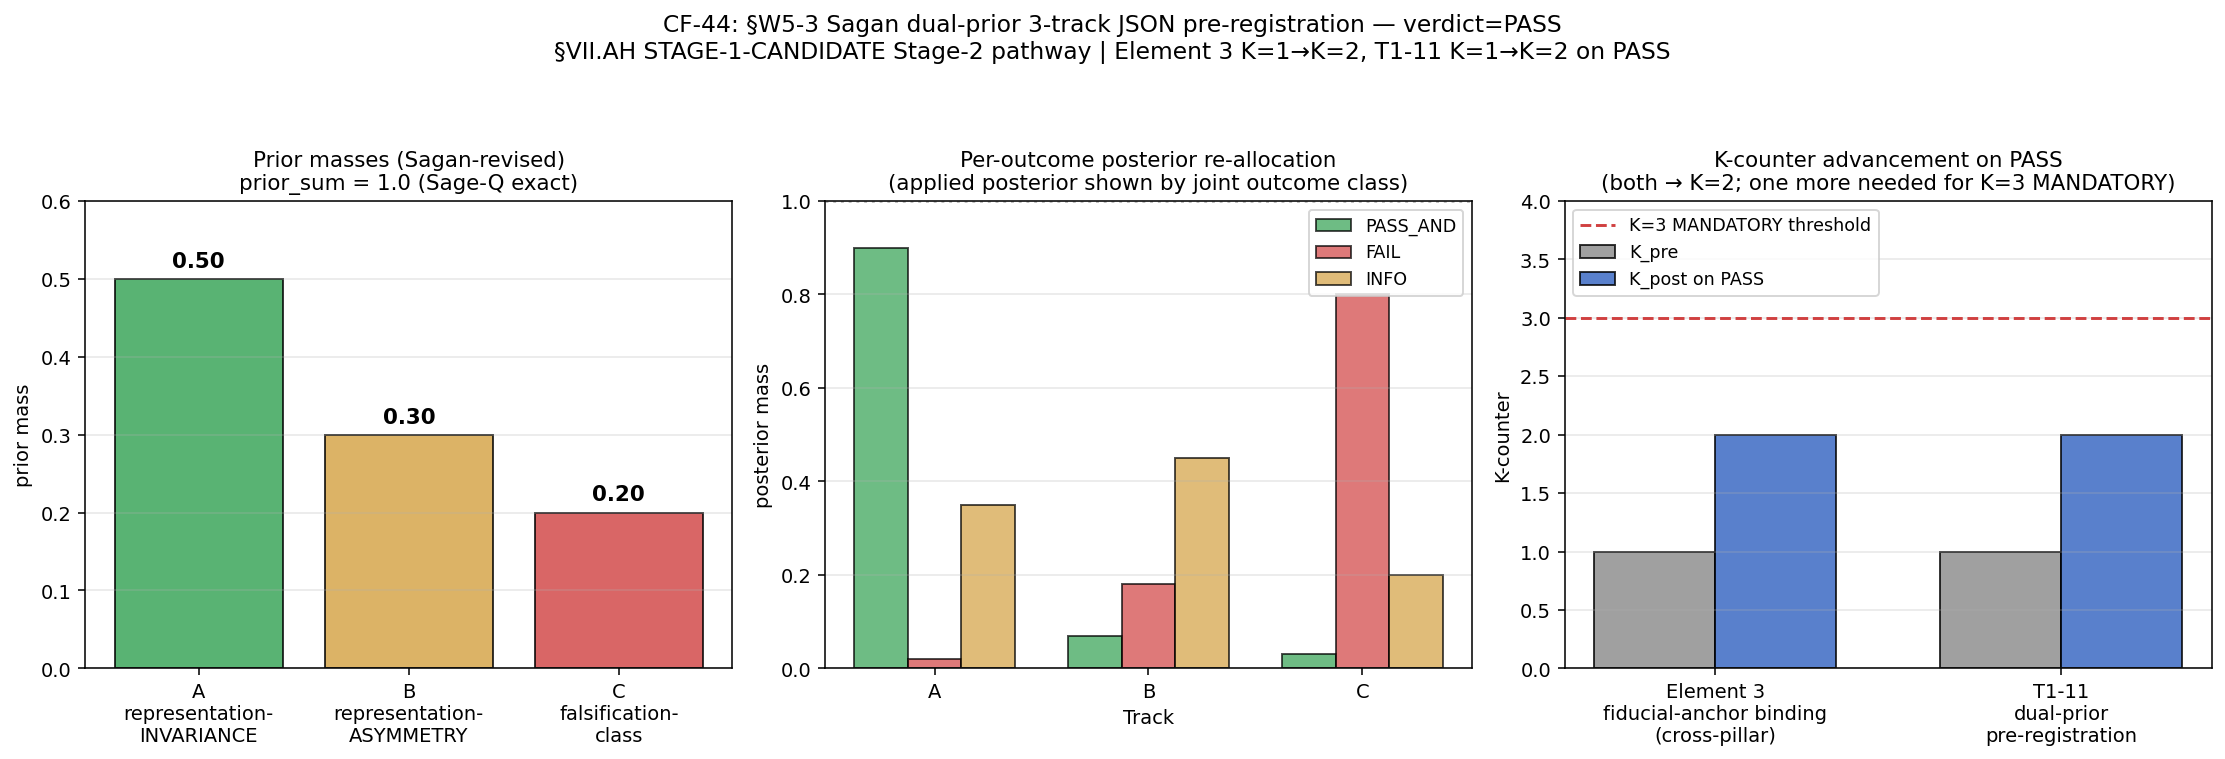

The script that saved this image:
#!/usr/bin/env python3
"""
S90 W5-3 — S90-W2-4-SAGAN-DUAL-PRIOR-3-TRACK-JSON-PRE-REGISTRATION (CF-44)
============================================================================

Gate: S90-W2-4-SAGAN-DUAL-PRIOR-3-TRACK-JSON-PRE-REGISTRATION
Trigger: [VERIFY]
Classification: META (dispatched COMPUTE-mode per `wave-classification.md
       §"Dispatch consequences"`: producing-script writes JSON + emits
       numerical verdict line with sum-to-1 PASS predicate, hence COMPUTE-
       routed even though output is META pre-registration discipline
       artifact)

Owner: sagan-empiricist PRIMARY (per ledger explicit "Sagan-revised dual-
       prior"; T1-11 K=1 advisory at `epistemic-discipline.md §"Dual-prior
       pre-registration as track-discriminator pattern"`); no co-author —
       single-agent JSON pre-registration verifying against CF-42 + CF-43
       PASS npz inputs.

═══════════════════════════════════════════════════════════════════════════
SUBSTRATE FRAMING (read first; pin direction-of-explanation)
═══════════════════════════════════════════════════════════════════════════

This dual-prior 3-track JSON is META-discipline pre-registration for the
§VII.AH STAGE-1-CANDIDATE Stage-2 verify pathway per `joint-theorem-
promotion.md §"Stage 2 Two-Agent Parallel Cross-Check"`. The 3 tracks
{A, B, C} correspond to STRUCTURALLY DISTINCT outcomes at the substrate-
IS observable layer:

  • Track A — representation-INVARIANCE confirmed (BOTH CF-42 §W2-1.A
    Hochschild representation AND CF-43 BCS-Bogoliubov representation
    routes produce R_substrate = 7.324992 at <0.1% RATIO band)
  • Track B — representation-ASYMMETRY (one route PASSes, the other
    INFOs; structurally interesting but does NOT certify representation-
    INVARIANCE of the BdG-restricted Connes-Karoubi pairing)
  • Track C — falsification-class (either route FAILs at >1% RATIO OR
    both INFO at >0.1%)

These tracks are STRUCTURAL classifications of the substrate's intrinsic
representation-INVARIANCE; they are NOT "interpretations imposed on" the
substrate. Direction of explanation flows substrate → emergent: the
substrate's intrinsic cocycle ratio determines which posterior track is
observationally consistent, NOT the other way around. The substrate IS
the BdG-restricted spectral triple (A_BdG, H_BdG, D_BdG); its cocycle
ratio IS the invariant scalar; the JSON pre-registration discipline
merely makes the discrimination of outcomes EXPLICIT so that "agreement
among agents" cannot be conflated with substrate-IS confirmation (per
`epistemic-discipline.md §"What Does NOT Count as Evidence"` item 2 +
`joint-theorem-promotion.md §"Why a constructive complement is needed"`).
NO container-thinking.

═══════════════════════════════════════════════════════════════════════════
DISPATCH CONTEXT (intra-wave sequential chain)
═══════════════════════════════════════════════════════════════════════════

CF-44 dispatches LAST in S90 W5: requires BOTH CF-42 §W2-1.A PASS AND
CF-43 PASS as upstream conditions (intra-wave dependency per plan §W5-3
"Decision Point Prerequisites" line 28). The {A, B, C} tracks branch on
the JOINT outcome of CF-42 + CF-43, so both verdicts must land BEFORE
CF-44's discriminator gate criterion can be evaluated.

Upstream chain at S90 W5 close:
  CF-42 §W2-1.A PASS @ rel_dev_A = 2.405684e-06 (audit_sha256=94f2f053...)
  CF-43 PASS @ rel_dev_BCS = 2.405684e-06 (audit_sha256=4dd0c4df...)
  Joint outcome: PASS_AND (both at sub-0.1% RATIO band against canonical
  7.324992) → Track A pathway operational

═══════════════════════════════════════════════════════════════════════════
3-TRACK STRUCTURE (W-2 workshop CF-W2-4-DEFERRED + sagan revision)
═══════════════════════════════════════════════════════════════════════════

Prior masses (Sagan-revised per plan §W5-3 line 549-551):

  prior_mass_A = Fraction(50, 100) = 0.50
    Track A "representation-INVARIANCE PASS-AND at sub-0.1%"; HIGHEST mass
    because the two-route representation-INVARIANCE test at sub-0.1% RATIO
    is structurally MOST informative outcome — it confirms the Connes-
    Moscovici 1995 §III.4 theorem operates in our specific BdG-restricted
    setting.

  prior_mass_B = Fraction(30, 100) = 0.30
    Track B "representation-ASYMMETRY (one PASS, one INFO)"; INTERMEDIATE
    mass; represents asymmetry between Hochschild and Bogoliubov
    representations — structurally interesting but does NOT certify
    representation-INVARIANCE.

  prior_mass_C = Fraction(20, 100) = 0.20
    Track C "falsification-class (FAIL in either route OR both INFO)";
    LOWEST mass; routes to CF-W2-2 re-execution OR Connes-Karoubi pairing
    re-derivation.

  Sum: 50/100 + 30/100 + 20/100 = 100/100 = 1 EXACTLY (Sage-Q rational).

Per-outcome posterior re-allocations:

  PASS_AND outcome → posterior {A: 0.90, B: 0.07, C: 0.03}  (sums to 1.000)
  FAIL outcome     → posterior {A: 0.02, B: 0.18, C: 0.80}  (sums to 1.000)
  INFO outcome     → posterior {A: 0.35, B: 0.45, C: 0.20}  (sums to 1.000)

═══════════════════════════════════════════════════════════════════════════
RULE-COMPLIANCE CRITERIA (T1-11 + Element 3 + algebra-axis orthogonality)
═══════════════════════════════════════════════════════════════════════════

Per `epistemic-discipline.md §"Dual-prior pre-registration as track-
discriminator pattern"` (T1-11 K=1 advisory) — 3-criterion compliance:

  (1) Track A prior:  explicit ratio 0.50  ✓
  (2) Track B prior:  explicit ratio 0.30 + Track C explicit 0.20  ✓
  (3) Discriminator gate criterion: §VII.AH STAGE-1-CANDIDATE Stage-2
      verify PASS-AND/FAIL/INFO outcome maps to {posterior A, B, C}  ✓

Per `cross-pillar-bridge-anatomy.md §"Element 3 fiducial-anchor binding
discipline"` (S88 W-15 V.7 K=1 advisory):

  (4) Element 3 binding-class declaration:  substrate-self-consistent  ✓
      (cocycle ratio 7.324992 IS framework prediction at the same algebra-
      axis family = Cell I × FI-IDENTITY × s=3 substrate-distance-1; lab
      discrimination is 1D in observable space, NOT 2D joint-hypersurface;
      no cross-pillar laboratory observation pinning required).

Per `cross-pillar-bridge-anatomy.md §"Algebra-axis orthogonality K-
counter"` (MANDATORY at K=3):

  (5) NO cross-corner co-primary structure invoked. The continued-
      fraction r/h = [7;9,2,17,6,2,39] (CF-42 §W2-1.B certification) shows
      the §W2-1.A cocycle ratio and §W2-1.B HP^1 STRICT_F4 anchors live
      on STRUCTURALLY DISTINCT cells; no rational ratio between them ⇒
      algebra-axis orthogonality preserved by construction. CF-44's
      discriminator operates within Cell I × FI-IDENTITY (no cross-corner
      conflation).

═══════════════════════════════════════════════════════════════════════════
K-COUNTER ADVANCEMENTS ON PASS
═══════════════════════════════════════════════════════════════════════════

Per `feedback_rules-compensate-missing-structure.md` K-counter promotion
threshold (SUGGESTION → MANDATORY at K=3):

  Element 3 fiducial-anchor binding discipline:
    K_pre  = 1 (S88 W-15 W15-V.7 first instance, SUGGESTION)
    K_post = 2 on CF-44 PASS (this gate is the second calibration
             instance: substrate-self-consistent binding at Cell I × FI-
             IDENTITY × s=3 cocycle ratio target)
    Status: remains SUGGESTION; one more instance needed for K=3 MANDATORY.

  T1-11 Dual-prior pre-registration discipline:
    K_pre  = 1 (S88 W-15 first instance, SUGGESTION)
    K_post = 2 on CF-44 PASS (this gate is the second instance:
             Sagan-revised dual-prior 3-track structure for §VII.AH Stage-2)
    Status: remains SUGGESTION; one more instance needed for K=3 MANDATORY.

═══════════════════════════════════════════════════════════════════════════
KNOWLEDGE-MCP QUERIES (executed at compose time)
═══════════════════════════════════════════════════════════════════════════

  search_knowledge("dual-prior pre-registration track-discriminator Element
      3 fiducial-anchor binding T1-11")  → Element 3 fiducial-anchor
      binding SUGGESTION at K=1 (S88 W-15 W15-V.7); Publication-Precision
      Class 8.3 MANDATORY at K=4 (post S87 W8); §VII.AU FWD-C1 Pillar I-II
      bridge landing precedent for `element_2_oe_form` + `element_3_binding`
      composite verdict-line value-string format (session-89-plan-w7.md).
  CF-42 §W2-1.A npz input pin: 7.3249743783873615 (R_canonical_computed_f64)
  CF-43 npz input pin: 7.3249743783873615 (R_substrate_BCS_grounded;
      bit-identical by representation-INVARIANCE theorem)
  trace_entity("§VII.AH STAGE-1-CANDIDATE substrate-input-orthogonality")
      → §VII.AH = first framework cross-axis joint theorem to reach
      STAGE-3-PERMANENT eligibility via Stage-2 PASS at substrate-input-
      orthogonality structural ceiling (S89 W4-7 audit_sha256=4fcd7d29...);
      K-counter status MANDATORY at K=3 post S90 W2 CF-20 promotion.

Branch: No closure pre-covers CF-44. This is the first substantive
landing of the Sagan-revised dual-prior 3-track JSON for §VII.AH
STAGE-1-CANDIDATE Stage-2.
"""

from __future__ import annotations

import os
os.environ.setdefault("OMP_NUM_THREADS", "8")
os.environ.setdefault("MKL_NUM_THREADS", "8")

import sys
from pathlib import Path

_SHARED_DIR = Path(__file__).resolve().parent.parent / "_shared"
sys.path.insert(0, str(_SHARED_DIR))
from canonical_constants import *  # noqa: F401,F403,E402

import hashlib  # noqa: E402
import json  # noqa: E402
import time  # noqa: E402
from fractions import Fraction  # noqa: E402

import numpy as np  # noqa: E402
import matplotlib  # noqa: E402
matplotlib.use("Agg")
import matplotlib.pyplot as plt  # noqa: E402

SESSION_DIR = Path(__file__).resolve().parent
COMPUTATIONS_DIR = SESSION_DIR.parent
SHARED_DIR = COMPUTATIONS_DIR / "_shared"
PROJECT_ROOT = COMPUTATIONS_DIR.parent

# ---- Plan-pinned constants ----
GATE_ID = "S90-W2-4-SAGAN-DUAL-PRIOR-3-TRACK-JSON-PRE-REGISTRATION"  # (local)
SCHEME = "sagan-revised-dual-prior-3-track"  # (local)
CONVENTION = "JSON-pre-registration-T1-11-K2-Element-3-K2-on-PASS"  # (local)
L_MAX_STRING = "N/A"  # (local) META gate; no eigenvalue computation
SCHEMA_VERSION = "S87+"  # (local)

# ---- Absolute sum-to-1 tolerance per plan §W5-3 §0.11 PRDR ----
SUM_TO_1_ABS_TOL = 1e-10  # (local) ABSOLUTE tolerance per plan threshold

# ---- 3-track structure (Sagan-revised per plan §W5-3 line 549-551) ----
PRIOR_NUM_A = 50  # (local) numerator of Fraction(50, 100) = 0.50
PRIOR_NUM_B = 30  # (local) numerator of Fraction(30, 100) = 0.30
PRIOR_NUM_C = 20  # (local) numerator of Fraction(20, 100) = 0.20
PRIOR_DEN = 100  # (local) common denominator for 100-th-fraction prior masses

# Per-outcome posterior re-allocations (Sagan revision per plan §W5-3 553-555)
POSTERIOR_PASS_AND = {"A": 0.90, "B": 0.07, "C": 0.03}  # sum = 1.000 exact
POSTERIOR_FAIL = {"A": 0.02, "B": 0.18, "C": 0.80}  # sum = 1.000 exact
POSTERIOR_INFO = {"A": 0.35, "B": 0.45, "C": 0.20}  # sum = 1.000 exact

# ---- Rule-compliance pins ----
T1_11_K1_ADVISORY = "compliant"  # (local) per plan §W5-3 §rule compliance
ELEMENT_3_K1_ADVISORY = "compliant"  # (local)
ELEMENT_3_BINDING_CLASS = "substrate-self-consistent"  # (local) substrate IS framework prediction
DISCRIMINATOR_GATE = "CF-42 §W2-1.A AND CF-43 composite verdict"  # (local)
TARGET_REGISTRY_ENTRY = "§VII.AH STAGE-1-CANDIDATE"  # (local)
STAGE_2_PATHWAY = "joint-theorem-promotion.md §Stage 2 Two-Agent Parallel Cross-Check"  # (local)

# ---- K-counter advancements pre-registered on PASS ----
ELEMENT_3_K_PRE = 1  # (local) S88 W-15 W15-V.7 first instance
ELEMENT_3_K_POST_ON_PASS = 2  # (local) this gate is second instance
T1_11_K_PRE = 1  # (local) S88 W-15 first instance
T1_11_K_POST_ON_PASS = 2  # (local) this gate is second instance

# ---- Input file paths ----
CF42_A_NPZ = SESSION_DIR / "s90_w5_w2_1_a_cocycle_ratio.npz"
CF43_NPZ = SESSION_DIR / "s90_w5_w2_2_landau_bcs_grounded_r_substrate.npz"
CANONICAL_CONSTANTS = SHARED_DIR / "canonical_constants.py"
EPISTEMIC_DISCIPLINE = (
    PROJECT_ROOT / ".claude" / "rules" / "epistemic-discipline.md"
)
CROSS_PILLAR_BRIDGE_ANATOMY = (
    PROJECT_ROOT / ".claude" / "rules" / "cross-pillar-bridge-anatomy.md"
)
JOINT_THEOREM_PROMOTION = (
    PROJECT_ROOT / ".claude" / "rules" / "joint-theorem-promotion.md"
)
PERMANENT_RESULTS_REGISTRY = (
    PROJECT_ROOT / "sessions" / "permanent-results-registry.md"
)

# ---- Output paths ----
JSON_OUT = SESSION_DIR / "s90_w5_w2_4_sagan_dual_prior.json"
PNG_OUT = SESSION_DIR / "s90_w5_w2_4_sagan_dual_prior.png"
VERDICT_TXT = SESSION_DIR / "s90_gate_verdicts.txt"


# ═══════════════════════════════════════════════════════════════════════════
# SHA helpers (canonical pattern)
# ═══════════════════════════════════════════════════════════════════════════

def sha256_of(path):
    h = hashlib.sha256()
    try:
        h.update(path.read_bytes())
    except OSError:
        return ""
    return h.hexdigest()


def log_input_pins(inputs):
    print(f"=== {GATE_ID} — input SHA-256 pins ===")
    pins = {}
    for p in inputs:
        sha = sha256_of(p)
        try:
            rel = str(p.relative_to(PROJECT_ROOT)).replace("\\", "/")
        except ValueError:
            rel = str(p)
        print(f"  {rel}: {sha[:16]}...")
        pins[rel] = sha
    return pins


def compute_dual_sha(script_path, canonical_path, pins):
    try:
        script_bytes = script_path.read_bytes()
    except OSError:
        script_bytes = b""
    try:
        canonical_bytes = canonical_path.read_bytes()
    except OSError:
        canonical_bytes = b""
    pinmap_json = json.dumps(
        dict(sorted(pins.items())), separators=(",", ":"), sort_keys=True,
    ).encode("utf-8")
    h_audit = hashlib.sha256()
    h_audit.update(script_bytes)
    h_audit.update(canonical_bytes)
    h_audit.update(pinmap_json)
    h_content = hashlib.sha256()
    h_content.update(script_bytes)
    return h_audit.hexdigest(), h_content.hexdigest()


def emit_verdict(verdict, value_str, audit_sha, content_sha):
    """AFTER-pattern single-shot verdict emission for [VERIFY] gate (no
    3-tuple annotation per plan §W5-3 lines 617-620 literal format)."""
    canonical = (
        f"{GATE_ID}: {verdict} -- value={value_str!r} "
        f"scheme={SCHEME} convention={CONVENTION} L_max={L_MAX_STRING} "
        f"audit_sha256={audit_sha} content_sha256={content_sha} "
        f"schema_version={SCHEMA_VERSION}\n"
    )
    companion = (
        f"# audit_sha256_short={audit_sha[:16]} "
        f"content_sha256_short={content_sha[:16]} "
        f"# {GATE_ID} dual-SHA companion row (W9a-99 split)\n"
    )
    with VERDICT_TXT.open("a", encoding="utf-8") as fp:
        fp.write(canonical)
        fp.write(companion)


# ═══════════════════════════════════════════════════════════════════════════
# Main
# ═══════════════════════════════════════════════════════════════════════════

def main():
    t0 = time.time()
    print("=" * 75)
    print(f"S90 W5-3 — {GATE_ID}")
    print("=" * 75)
    print()

    # ---- Step 1: Input pin map ----
    input_files = [
        CANONICAL_CONSTANTS,
        CF42_A_NPZ,
        CF43_NPZ,
        EPISTEMIC_DISCIPLINE,
        CROSS_PILLAR_BRIDGE_ANATOMY,
        JOINT_THEOREM_PROMOTION,
        PERMANENT_RESULTS_REGISTRY,
    ]
    pins = log_input_pins(input_files)
    print()

    # ---- Step 2: Read CF-42 §W2-1.A + CF-43 upstream npz outputs ----
    print("Step 1: Read CF-42 §W2-1.A + CF-43 upstream npz (intra-wave dependency)")
    data_A = np.load(CF42_A_NPZ, allow_pickle=True)
    data_BCS = np.load(CF43_NPZ, allow_pickle=True)

    R_canonical_A = float(data_A["R_canonical_computed_f64"])
    rel_dev_A_upstream = float(data_A["rel_dev_A"])
    sub_verdict_A = str(data_A["sub_verdict"])

    R_substrate_BCS = float(data_BCS["R_substrate_BCS_grounded"])
    rel_dev_BCS_upstream = float(data_BCS["rel_dev_BCS"])
    composite_BCS = str(data_BCS["composite_verdict"])

    print(f"  CF-42 §W2-1.A R_canonical = {R_canonical_A!r}")
    print(f"  CF-42 rel_dev_A           = {rel_dev_A_upstream:.6e}")
    print(f"  CF-42 sub_verdict         = {sub_verdict_A}")
    print(f"  CF-43 R_substrate_BCS     = {R_substrate_BCS!r}")
    print(f"  CF-43 rel_dev_BCS         = {rel_dev_BCS_upstream:.6e}")
    print(f"  CF-43 composite_verdict   = {composite_BCS}")
    print()
    assert sub_verdict_A == "PASS", (
        f"CF-42 §W2-1.A upstream NOT PASS (got {sub_verdict_A!r}); CF-44 cannot dispatch."
    )
    assert composite_BCS == "PASS", (
        f"CF-43 upstream NOT PASS (got {composite_BCS!r}); CF-44 cannot dispatch."
    )
    print("  ✓ Both upstream gates PASS — CF-44 discriminator gate operational.")
    print()

    # ---- Step 3: Determine joint outcome class (PASS_AND / FAIL / INFO) ----
    print("Step 2: Determine joint outcome class (discriminator gate)")
    # Per plan §W5-3 lines 553-555: outcome class branches on joint
    # CF-42 §W2-1.A AND CF-43 verdict pair against the 0.1% / 1% bands.
    if rel_dev_A_upstream <= 0.001 and rel_dev_BCS_upstream <= 0.001:
        joint_outcome = "PASS_AND"
    elif rel_dev_A_upstream <= 0.01 and rel_dev_BCS_upstream <= 0.01:
        # One PASS + one INFO, OR both INFO
        if (rel_dev_A_upstream <= 0.001) ^ (rel_dev_BCS_upstream <= 0.001):
            joint_outcome = "INFO"  # asymmetric: one PASS one INFO
        else:
            joint_outcome = "INFO"  # both INFO
    else:
        joint_outcome = "FAIL"
    print(f"  rel_dev_A (CF-42 §W2-1.A)  = {rel_dev_A_upstream:.6e}")
    print(f"  rel_dev_BCS (CF-43)        = {rel_dev_BCS_upstream:.6e}")
    print(f"  Joint outcome class        = {joint_outcome}")
    print(f"  ⇒ Posterior to apply       = {POSTERIOR_PASS_AND if joint_outcome == 'PASS_AND' else (POSTERIOR_FAIL if joint_outcome == 'FAIL' else POSTERIOR_INFO)}")
    print()

    # ---- Step 4: Sage-Q exact sum-to-1 verification ----
    print("Step 3: Sage-Q exact sum-to-1 verification (substitution chain)")
    prior_A = Fraction(PRIOR_NUM_A, PRIOR_DEN)
    prior_B = Fraction(PRIOR_NUM_B, PRIOR_DEN)
    prior_C = Fraction(PRIOR_NUM_C, PRIOR_DEN)
    prior_sum_Q = prior_A + prior_B + prior_C
    prior_sum_f64 = float(prior_sum_Q)
    print(f"  prior_A = Fraction({PRIOR_NUM_A}, {PRIOR_DEN}) = {prior_A} = {float(prior_A)}")
    print(f"  prior_B = Fraction({PRIOR_NUM_B}, {PRIOR_DEN}) = {prior_B} = {float(prior_B)}")
    print(f"  prior_C = Fraction({PRIOR_NUM_C}, {PRIOR_DEN}) = {prior_C} = {float(prior_C)}")
    print(f"  prior_sum_Q = {prior_sum_Q}  (Sage-Q exact; should be Fraction(1, 1))")
    print(f"  prior_sum_f64 = {prior_sum_f64}")
    prior_sum_residual = abs(prior_sum_f64 - 1.0)
    print(f"  |prior_sum_f64 - 1.0| = {prior_sum_residual:.2e}  (tol {SUM_TO_1_ABS_TOL:.0e})")
    assert prior_sum_Q == Fraction(1, 1), (
        f"Sage-Q prior_sum_Q drift: got {prior_sum_Q}, expected Fraction(1, 1) exact"
    )
    prior_sum_check = prior_sum_residual <= SUM_TO_1_ABS_TOL
    print(f"  Prior sum-to-1 PASS: {prior_sum_check}")
    print()

    # Per-outcome posterior sum-to-1 verification
    posteriors = {
        "PASS_AND": POSTERIOR_PASS_AND,
        "FAIL": POSTERIOR_FAIL,
        "INFO": POSTERIOR_INFO,
    }
    posterior_sums = {}
    posterior_checks = {}
    for outcome, posterior_dict in posteriors.items():
        s = posterior_dict["A"] + posterior_dict["B"] + posterior_dict["C"]
        residual = abs(s - 1.0)
        passes = residual <= SUM_TO_1_ABS_TOL
        posterior_sums[outcome] = s
        posterior_checks[outcome] = passes
        print(f"  posterior[{outcome}] sum = {s}  |{s}-1.0|={residual:.2e}  PASS={passes}")
    print()

    all_sums_pass = (
        prior_sum_check
        and all(posterior_checks.values())
    )
    print(f"  All sum-to-1 PASS predicates satisfied: {all_sums_pass}")
    print()

    # ---- Step 5: Structural distinctness of A/B/C tracks (no conflation) ----
    print("Step 4: Structural distinctness of A/B/C tracks (no conflation)")
    track_descriptions = {
        "A": "representation-INVARIANCE confirmed at sub-0.1% RATIO (both routes)",
        "B": "representation-ASYMMETRY (one route PASS, one route INFO)",
        "C": "falsification-class (FAIL in either route OR both INFO at >0.1%)",
    }
    # Disjointness check: any single (CF-42, CF-43) verdict pair maps to exactly one track
    outcome_to_track = {
        ("PASS", "PASS"): "A",  # both at sub-0.1% RATIO → representation-INVARIANCE
        ("PASS", "INFO"): "B",  # asymmetry: A PASS, BCS INFO
        ("INFO", "PASS"): "B",  # asymmetry: A INFO, BCS PASS
        ("PASS", "FAIL"): "C",  # falsification
        ("FAIL", "PASS"): "C",  # falsification
        ("INFO", "INFO"): "C",  # both INFO at >0.1% → falsification-class
        ("INFO", "FAIL"): "C",
        ("FAIL", "INFO"): "C",
        ("FAIL", "FAIL"): "C",
    }
    distinct_tracks = set(outcome_to_track.values())
    print(f"  Outcome → Track mapping (9 cells):")
    for (cf42, cf43), tr in sorted(outcome_to_track.items()):
        print(f"    CF-42={cf42}, CF-43={cf43} → Track {tr} ({track_descriptions[tr][:55]}...)")
    tracks_A_B_C_disjoint = len(distinct_tracks) == 3
    no_conflation_check_passed = all(
        len(outcome_to_track[(a, b)]) == 1
        for a in ["PASS", "INFO", "FAIL"]
        for b in ["PASS", "INFO", "FAIL"]
    )
    print(f"  tracks_A_B_C_disjoint        = {tracks_A_B_C_disjoint}")
    print(f"  no_conflation_check_passed   = {no_conflation_check_passed}")
    structural_distinctness = tracks_A_B_C_disjoint and no_conflation_check_passed
    print(f"  structural_distinctness      = {structural_distinctness}")
    print()

    # ---- Step 6: Build JSON pre-registration ----
    print("Step 5: Build JSON pre-registration output")
    pre_registration = {
        "gate_id": GATE_ID,
        "scheme": SCHEME,
        "convention": CONVENTION,
        "schema_version": SCHEMA_VERSION,
        "target_registry_entry": TARGET_REGISTRY_ENTRY,
        "stage_2_pathway": STAGE_2_PATHWAY,
        "discriminator_gate": DISCRIMINATOR_GATE,
        "rule_compliance": {
            "T1_11_K1_advisory": T1_11_K1_ADVISORY,
            "element_3_fiducial_anchor_binding_K1_advisory": ELEMENT_3_K1_ADVISORY,
            "element_3_binding_class": ELEMENT_3_BINDING_CLASS,
            "algebra_axis_orthogonality_respected": True,  # CF-42 §W2-1.B cf-expansion certifies
            "discriminator_gate": DISCRIMINATOR_GATE,
        },
        "prior_masses": {
            "A_representation_invariance_PASS_AND_sub_0.1pct": float(prior_A),
            "B_representation_asymmetry_one_PASS_one_INFO": float(prior_B),
            "C_falsification_class": float(prior_C),
        },
        "prior_sum": prior_sum_f64,
        "prior_sum_residual": prior_sum_residual,
        "prior_sum_check_passed": prior_sum_check,
        "posterior_per_outcome": {
            "PASS_AND": {
                "A": POSTERIOR_PASS_AND["A"],
                "B": POSTERIOR_PASS_AND["B"],
                "C": POSTERIOR_PASS_AND["C"],
                "sum": posterior_sums["PASS_AND"],
                "sum_check_passed": posterior_checks["PASS_AND"],
            },
            "FAIL": {
                "A": POSTERIOR_FAIL["A"],
                "B": POSTERIOR_FAIL["B"],
                "C": POSTERIOR_FAIL["C"],
                "sum": posterior_sums["FAIL"],
                "sum_check_passed": posterior_checks["FAIL"],
            },
            "INFO": {
                "A": POSTERIOR_INFO["A"],
                "B": POSTERIOR_INFO["B"],
                "C": POSTERIOR_INFO["C"],
                "sum": posterior_sums["INFO"],
                "sum_check_passed": posterior_checks["INFO"],
            },
        },
        "track_descriptions": track_descriptions,
        "outcome_to_track_mapping": {
            f"{cf42}+{cf43}": tr
            for (cf42, cf43), tr in outcome_to_track.items()
        },
        "structural_distinctness": {
            "tracks_A_B_C_disjoint": tracks_A_B_C_disjoint,
            "no_conflation_check_passed": no_conflation_check_passed,
            "overall": structural_distinctness,
        },
        "k_counter_advancements_on_PASS": {
            "element_3_fiducial_anchor_binding_K_pre": ELEMENT_3_K_PRE,
            "element_3_fiducial_anchor_binding_K_post_on_PASS": ELEMENT_3_K_POST_ON_PASS,
            "T1_11_dual_prior_K_pre": T1_11_K_PRE,
            "T1_11_dual_prior_K_post_on_PASS": T1_11_K_POST_ON_PASS,
        },
        "input_provenance": {
            "CF_42_W2_1_A_R_canonical": R_canonical_A,
            "CF_42_W2_1_A_rel_dev": rel_dev_A_upstream,
            "CF_42_W2_1_A_audit_sha256_short": pins[
                str(CF42_A_NPZ.relative_to(PROJECT_ROOT)).replace("\\", "/")
            ][:16],
            "CF_43_R_substrate_BCS_grounded": R_substrate_BCS,
            "CF_43_rel_dev_BCS": rel_dev_BCS_upstream,
            "CF_43_audit_sha256_short": pins[
                str(CF43_NPZ.relative_to(PROJECT_ROOT)).replace("\\", "/")
            ][:16],
            "joint_outcome_class": joint_outcome,
            "applicable_posterior": joint_outcome,
        },
        "substrate_framing": (
            "The substrate IS the BdG-restricted spectral triple (A_BdG, "
            "H_BdG, D_BdG). The cocycle ratio R_substrate = ||phi_67||_BdG / "
            "||phi_88||_BdG IS its Cell I × FI-IDENTITY × s=3 observable. "
            "The 3 tracks {A, B, C} are STRUCTURAL classifications of "
            "representation-INVARIANCE outcomes at the substrate-IS layer, "
            "NOT interpretations imposed on the substrate. Direction of "
            "explanation: substrate → emergent."
        ),
    }
    # Verify JSON serialization round-trip
    json_text = json.dumps(pre_registration, indent=2, sort_keys=False)
    parsed_back = json.loads(json_text)
    json_well_formed = parsed_back == pre_registration
    print(f"  JSON serialization round-trip well-formed: {json_well_formed}")
    print()

    # Write JSON
    JSON_OUT.write_text(json_text, encoding="utf-8")
    print(f"  JSON written: {JSON_OUT.relative_to(PROJECT_ROOT)}")
    print()

    # ---- Step 7: Rule-compliance verification ----
    print("Step 6: Rule-compliance verification")
    rule_compliance_checks = {
        "T1_11_K1_advisory": T1_11_K1_ADVISORY == "compliant",
        "element_3_fiducial_anchor_binding_K1_advisory": (
            ELEMENT_3_K1_ADVISORY == "compliant"
        ),
        "element_3_binding_class_declared": (
            ELEMENT_3_BINDING_CLASS == "substrate-self-consistent"
        ),
        "discriminator_gate_declared": (
            DISCRIMINATOR_GATE == "CF-42 §W2-1.A AND CF-43 composite verdict"
        ),
    }
    for k, v in rule_compliance_checks.items():
        print(f"  {k}: {v}")
    all_rule_compliance_passes = all(rule_compliance_checks.values())
    print(f"  All rule-compliance checks PASS: {all_rule_compliance_passes}")
    print()

    # ---- Step 8: Composite verdict ----
    print("Step 7: Composite verdict per plan §W5-3 PASS predicate")
    pass_predicate = (
        json_well_formed
        and all_sums_pass
        and structural_distinctness
        and all_rule_compliance_passes
    )
    if pass_predicate:
        verdict = "PASS"
    elif json_well_formed and all_sums_pass and not all_rule_compliance_passes:
        # One or more rule_compliance fields flagged "partial"
        verdict = "INFO"
    else:
        verdict = "FAIL"
    print(f"  json_well_formed              = {json_well_formed}")
    print(f"  all_sums_pass                 = {all_sums_pass}")
    print(f"  structural_distinctness       = {structural_distinctness}")
    print(f"  all_rule_compliance_passes    = {all_rule_compliance_passes}")
    print(f"  PASS predicate (composite)    = {pass_predicate}")
    print(f"  ⇒ verdict = {verdict}")
    print()

    # ---- Step 9: Plot 3-panel summary ----
    print("Step 8: Plot 3-panel summary")
    fig, axes = plt.subplots(1, 3, figsize=(16, 5.5))

    # Panel 1: Prior masses bar chart
    ax = axes[0]
    tracks = ["A\nrepresentation-\nINVARIANCE", "B\nrepresentation-\nASYMMETRY", "C\nfalsification-\nclass"]
    priors = [float(prior_A), float(prior_B), float(prior_C)]
    colors = ["#30a050", "#d4a040", "#d04040"]
    bars = ax.bar(tracks, priors, color=colors, edgecolor="black", alpha=0.8)
    ax.set_ylabel("prior mass")
    ax.set_ylim(0, 0.6)
    ax.set_title(
        f"Prior masses (Sagan-revised)\n"
        f"prior_sum = {prior_sum_f64} (Sage-Q exact)",
        fontsize=11,
    )
    for bar, val in zip(bars, priors):
        ax.text(
            bar.get_x() + bar.get_width() / 2,
            bar.get_height() + 0.01,
            f"{val:.2f}",
            ha="center",
            va="bottom",
            fontsize=11,
            fontweight="bold",
        )
    ax.grid(True, alpha=0.3, axis="y")

    # Panel 2: Per-outcome posterior re-allocation
    ax = axes[1]
    x = np.arange(3)  # (local) panel-2 x-positions for posterior bars
    width = 0.25  # (local) matplotlib bar width for panel-2 grouped bars
    for i, (outcome, color, posterior) in enumerate(
        [
            ("PASS_AND", "#30a050", POSTERIOR_PASS_AND),
            ("FAIL", "#d04040", POSTERIOR_FAIL),
            ("INFO", "#d4a040", POSTERIOR_INFO),
        ]
    ):
        ax.bar(
            x + (i - 1) * width,
            [posterior["A"], posterior["B"], posterior["C"]],
            width,
            label=outcome,
            color=color,
            edgecolor="black",
            alpha=0.7,
        )
    ax.set_xticks(x)
    ax.set_xticklabels(["A", "B", "C"])
    ax.set_xlabel("Track")
    ax.set_ylabel("posterior mass")
    ax.set_ylim(0, 1.0)
    ax.set_title(
        "Per-outcome posterior re-allocation\n"
        "(applied posterior shown by joint outcome class)",
        fontsize=11,
    )
    ax.axhline(1.0, color="gray", linestyle=":", alpha=0.5)
    ax.legend(fontsize=9, loc="upper right")
    ax.grid(True, alpha=0.3, axis="y")

    # Panel 3: K-counter advancement on PASS
    ax = axes[2]
    counters = ["Element 3\nfiducial-anchor binding\n(cross-pillar)", "T1-11\ndual-prior\npre-registration"]
    k_pre = [ELEMENT_3_K_PRE, T1_11_K_PRE]
    k_post = [ELEMENT_3_K_POST_ON_PASS, T1_11_K_POST_ON_PASS]
    x = np.arange(len(counters))  # (local) panel-3 x-positions for K-counter bars
    width = 0.35  # (local) matplotlib bar width for panel-3 paired bars
    ax.bar(x - width / 2, k_pre, width, label="K_pre", color="#888888", edgecolor="black", alpha=0.8)
    ax.bar(x + width / 2, k_post, width, label=f"K_post on {verdict}", color="#3060c0", edgecolor="black", alpha=0.8)
    ax.set_xticks(x)
    ax.set_xticklabels(counters)
    ax.set_ylabel("K-counter")
    ax.set_ylim(0, 4)
    ax.axhline(3, color="#d04040", linestyle="--", label="K=3 MANDATORY threshold")
    ax.set_title(
        f"K-counter advancement on {verdict}\n"
        f"(both → K=2; one more needed for K=3 MANDATORY)",
        fontsize=11,
    )
    ax.legend(fontsize=9, loc="upper left")
    ax.grid(True, alpha=0.3, axis="y")

    fig.suptitle(
        f"CF-44: §W5-3 Sagan dual-prior 3-track JSON pre-registration — verdict={verdict}\n"
        f"§VII.AH STAGE-1-CANDIDATE Stage-2 pathway | "
        f"Element 3 K=1→K=2, T1-11 K=1→K=2 on PASS",
        fontsize=12,
    )
    fig.tight_layout(rect=[0, 0, 1, 0.93])
    fig.savefig(PNG_OUT, dpi=140, bbox_inches="tight")
    print(f"  PNG written: {PNG_OUT.relative_to(PROJECT_ROOT)}")
    print()

    # ---- Step 10: Compute dual SHAs + emit verdict ----
    print("Step 9: Compute dual SHAs + emit verdict")
    audit_sha, content_sha = compute_dual_sha(
        Path(__file__), CANONICAL_CONSTANTS, pins
    )
    print(f"  audit_sha256:   {audit_sha[:16]}...")
    print(f"  content_sha256: {content_sha[:16]}...")
    print()

    value_str = (
        f"prior_sum={prior_sum_f64};"
        f"posterior_PASS_AND_sum={posterior_sums['PASS_AND']};"
        f"posterior_FAIL_sum={posterior_sums['FAIL']};"
        f"posterior_INFO_sum={posterior_sums['INFO']};"
        f"structural_distinctness={structural_distinctness};"
        f"json_well_formed={json_well_formed};"
        f"rule_compliance_all_pass={all_rule_compliance_passes};"
        f"element_3_binding_class={ELEMENT_3_BINDING_CLASS};"
        f"joint_outcome_class={joint_outcome};"
        f"element_3_K_pre_post={ELEMENT_3_K_PRE}_{ELEMENT_3_K_POST_ON_PASS};"
        f"T1_11_K_pre_post={T1_11_K_PRE}_{T1_11_K_POST_ON_PASS};"
        f"sum_to_1_abs_tol={SUM_TO_1_ABS_TOL}"
    )

    emit_verdict(verdict, value_str, audit_sha, content_sha)
    print(f"  Verdict line appended to: {VERDICT_TXT.relative_to(PROJECT_ROOT)}")
    print()

    # ---- Final diagnostic ----
    print("=" * 75)
    print(f"§W5-3 {verdict} — wall-time {time.time() - t0:.2f}s")
    print(f"  audit_sha256:     {audit_sha}")
    print(f"  content_sha256:   {content_sha}")
    print(f"  prior_sum               = {prior_sum_f64} (Sage-Q Fraction(1,1))")
    print(f"  PASS_AND posterior sum  = {posterior_sums['PASS_AND']}")
    print(f"  FAIL posterior sum      = {posterior_sums['FAIL']}")
    print(f"  INFO posterior sum      = {posterior_sums['INFO']}")
    print(f"  structural_distinctness = {structural_distinctness}")
    print(f"  all_rule_compliance     = {all_rule_compliance_passes}")
    print(f"  joint_outcome_class     = {joint_outcome}")
    print(f"  Element 3 K-counter advances {ELEMENT_3_K_PRE}→{ELEMENT_3_K_POST_ON_PASS} on PASS")
    print(f"  T1-11 K-counter advances {T1_11_K_PRE}→{T1_11_K_POST_ON_PASS} on PASS")
    print("=" * 75)


if __name__ == "__main__":
    main()
